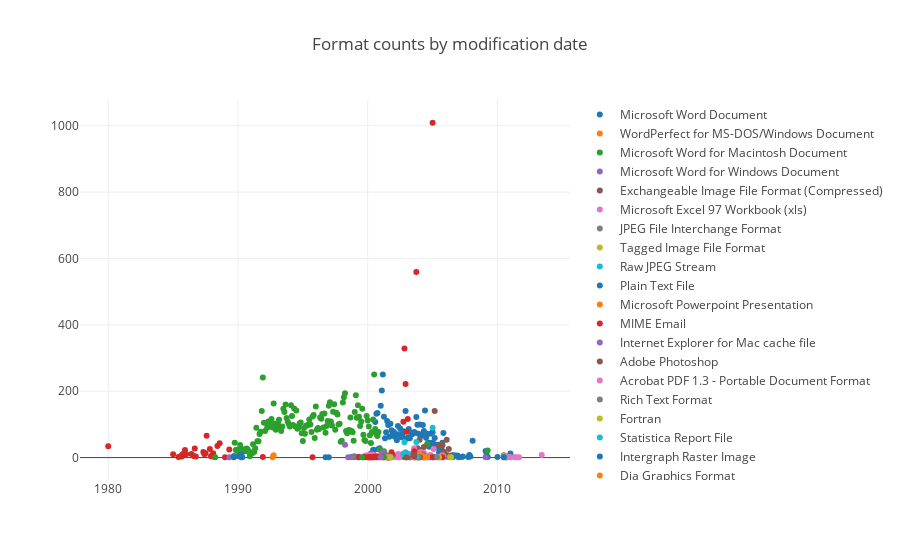

Notebook code for this chart:
### Code cell
data = []
f = 'FORMAT_NAME'
for puid in files[f].unique():
    filtered = unique_files[unique_files[f] == puid]
    filtered = filtered['LAST_MODIFIED'].dt.strftime('%Y-%m').value_counts().sort_index()
    filtered = filtered.reset_index()
    filtered = filtered[filtered['index'] < '2014-01']
    data.append(go.Scatter(x=filtered['index'], y=filtered['LAST_MODIFIED'], name=puid, mode='markers'))
layout = go.Layout(
    legend={'orientation': 'v'}, title="Format counts by modification date")
fig = go.Figure(data=data, layout=layout)
iplot(fig, filename='pandas-time-series')

### Figure 1 — Plotly figure (JSON) as saved in the notebook; plotly's stock layout.template omitted (floating-point values rounded to 4 significant figures; data arrays with more than 128 entries replaced by an {"elided": "..."} marker saying what was removed)
{"data": [{"mode": "markers", "name": "Microsoft Word Document", "type": "scatter", "uid": "16f75349-2c0c-4dd4-97e6-75c3ec5ac12c", "x": ["1996-10", "1998-10", "1998-12", "1999-01", "1999-04", "1999-05", "1999-11", "2000-03", "2000-04", "2000-05", "2000-06", "2000-07", "2000-08", "2000-09", "2000-10", "2000-11", "2000-12", "2001-01", "2001-02", "2001-03", "2001-04", "2001-05", "2001-06", "2001-07", "2001-08", "2001-09", "2001-10", "2001-11", "2001-12", "2002-01", "2002-02", "2002-03", "2002-04", "2002-05", "2002-06", "2002-07", "2002-08", "2002-09", "2002-10", "2002-11", "2002-12", "2003-01", "2003-02", "2003-03", "2003-04", "2003-05", "2003-06", "2003-07", "2003-08", "2003-09", "2003-10", "2003-11", "2003-12", "2004-01", "2004-02", "2004-03", "2004-04", "2004-05", "2004-06", "2004-07", "2004-08", "2004-09", "2004-10", "2004-11", "2004-12", "2005-01", "2005-02", "2005-03", "2005-04", "2005-05", "2005-06", "2005-07", "2005-08", "2005-09", "2005-10", "2005-11", "2005-12", "2006-01", "2006-02", "2006-03", "2006-04", "2006-05", "2006-06", "2006-07", "2006-08", "2006-09", "2006-12", "2007-01", "2007-04", "2007-05", "2007-10", "2007-11", "2007-12", "2008-02", "2009-02", "2009-03", "2009-04", "2010-01", "2010-07", "2010-08", "2010-09", "2010-10", "2010-11", "2010-12", "2011-01"], "y": [1, 2, 2, 3, 1, 1, 1, 4, 12, 7, 23, 23, 107, 132, 134, 26, 28, 156, 202, 250, 123, 58, 76, 110, 98, 63, 102, 82, 70, 78, 63, 71, 52, 95, 70, 88, 61, 65, 79, 78, 140, 57, 60, 86, 58, 75, 70, 73, 77, 75, 122, 99, 72, 100, 65, 69, 98, 80, 142, 60, 72, 45, 33, 72, 45, 76, 42, 59, 30, 37, 38, 16, 16, 27, 45, 74, 12, 3, 4, 3, 4, 4, 3, 7, 2, 7, 6, 1, 2, 3, 2, 8, 3, 51, 20, 8, 2, 2, 6, 1, 1, 1, 3, 2, 12]}, {"mode": "markers", "name": "WordPerfect for MS-DOS/Windows Document", "type": "scatter", "uid": "93567289-8ea3-4047-89c7-fc0b5e01906f", "x": ["2000-12"], "y": [1]}, {"mode": "markers", "name": "Microsoft Word for Macintosh Document", "type": "scatter", "uid": "fa20f247-7024-4063-9d2b-a97f1687800c", "x": {"elided": "151 str values"}, "y": {"elided": "151 int values"}}, {"mode": "markers", "name": "nan", "type": "scatter", "uid": "ea26a771-1ff7-4fe6-b2c3-174d7b331be1", "x": [], "y": []}, {"mode": "markers", "name": "Microsoft Word for Windows Document", "type": "scatter", "uid": "34f8fece-74ae-4c55-b4bf-58e404ec20e3", "x": ["1998-04", "1998-07", "1998-12", "1999-01"], "y": [39, 1, 3, 2]}, {"mode": "markers", "name": "Exchangeable Image File Format (Compressed)", "type": "scatter", "uid": "c5acf427-31d0-4db7-85d2-0f6c18dec179", "x": ["2001-08", "2003-01", "2003-09", "2003-10", "2003-11", "2003-12", "2004-01", "2004-02", "2004-05", "2004-06", "2005-03", "2005-07", "2005-10", "2005-11", "2006-02", "2006-03", "2006-04"], "y": [2, 1, 1, 8, 28, 1, 54, 23, 32, 1, 140, 37, 37, 18, 54, 7, 26]}, {"mode": "markers", "name": "Microsoft Excel 97 Workbook (xls)", "type": "scatter", "uid": "9f042ee6-f3ba-43bd-9f52-9e4c63e957b1", "x": ["1999-11", "1999-12", "2000-01", "2000-02", "2000-03", "2000-04", "2000-05", "2000-06", "2000-07", "2000-08", "2000-09", "2000-10", "2000-11", "2000-12", "2001-01", "2001-02", "2001-03", "2001-04", "2001-05", "2001-07", "2001-08", "2001-11", "2001-12", "2002-01", "2002-02", "2002-04", "2002-05", "2002-06", "2002-08", "2002-11", "2002-12", "2003-01", "2003-02", "2003-03", "2003-05", "2003-08", "2003-09", "2003-10", "2003-11", "2003-12", "2004-01", "2004-02", "2004-03", "2004-04", "2004-05", "2004-06", "2004-08", "2004-10", "2004-11", "2005-02", "2005-07", "2005-08", "2005-09", "2005-10", "2005-11"], "y": [6, 5, 2, 8, 7, 1, 9, 8, 4, 2, 1, 3, 6, 2, 2, 4, 4, 1, 6, 1, 4, 8, 4, 2, 6, 2, 11, 1, 9, 14, 1, 2, 12, 3, 11, 28, 5, 4, 13, 8, 2, 17, 5, 1, 14, 1, 6, 2, 8, 26, 1, 1, 1, 7, 4]}, {"mode": "markers", "name": "JPEG File Interchange Format", "type": "scatter", "uid": "11bf0e93-b895-4e84-847a-e69bc963475f", "x": ["2003-01", "2003-02", "2003-08", "2003-09", "2003-10", "2003-11", "2004-01", "2004-03", "2004-04", "2004-05", "2004-10", "2005-01"], "y": [8, 5, 6, 3, 1, 5, 1, 5, 11, 1, 1, 1]}, {"mode": "markers", "name": "Tagged Image File Format", "type": "scatter", "uid": "9fded2f4-9e9c-465e-b60b-d19245793837", "x": ["2003-03"], "y": [1]}, {"mode": "markers", "name": "Raw JPEG Stream", "type": "scatter", "uid": "9e6e3a1a-9217-4ebd-b3d3-a4d29cd4b142", "x": ["2002-12", "2003-11"], "y": [1, 1]}, {"mode": "markers", "name": "Plain Text File", "type": "scatter", "uid": "59617e6b-8f4f-407a-8035-e734aa1235cd", "x": ["2005-03"], "y": [1]}, {"mode": "markers", "name": "Microsoft Powerpoint Presentation", "type": "scatter", "uid": "a345fbb7-4970-41e6-98b5-e16abee82601", "x": ["2003-10", "2003-11", "2004-04", "2004-06", "2005-10", "2006-05", "2006-06"], "y": [6, 2, 3, 2, 2, 2, 1]}, {"mode": "markers", "name": "Macintosh PICT Image", "type": "scatter", "uid": "7abb923a-3b0c-4b33-8d9e-41fe8b84c50f", "x": [], "y": []}, {"mode": "markers", "name": "MIME Email", "type": "scatter", "uid": "ce9756ff-7132-4c7e-b36f-ab1d9801aceb", "x": ["2000-01", "2001-02", "2001-03", "2001-04", "2001-06", "2001-08", "2001-09", "2001-11", "2001-12", "2002-10", "2002-11", "2002-12", "2003-01", "2003-02", "2003-05", "2003-08", "2003-10", "2003-11", "2005-01"], "y": [1, 1, 2, 5, 1, 1, 2, 16, 7, 108, 329, 222, 78, 116, 5, 1, 559, 5, 1009]}, {"mode": "markers", "name": "Internet Explorer for Mac cache file", "type": "scatter", "uid": "ba8a6b5c-052c-433b-aaab-cbf6061e81a5", "x": ["2001-03", "2003-04", "2003-08"], "y": [15, 1, 1]}, {"mode": "markers", "name": "Adobe Photoshop", "type": "scatter", "uid": "c6cb526f-d02a-4b40-a73a-29dfab72331e", "x": ["2003-01", "2003-10", "2004-01"], "y": [9, 10, 3]}, {"mode": "markers", "name": "Acrobat PDF 1.3 - Portable Document Format", "type": "scatter", "uid": "5dc1dc30-2b3e-44a1-9179-6635b25d2b5f", "x": ["2003-08", "2003-11", "2010-07"], "y": [1, 4, 2]}, {"mode": "markers", "name": "Rich Text Format", "type": "scatter", "uid": "44836816-5c6b-4982-aaa0-38e1613872d8", "x": ["1998-12", "2000-06", "2001-05", "2001-08", "2001-09", "2001-10", "2004-01"], "y": [1, 1, 2, 2, 1, 1, 1]}, {"mode": "markers", "name": "Fortran", "type": "scatter", "uid": "4290745f-4514-4fa4-a40a-c97b5370ff7c", "x": ["2001-07", "2001-08", "2001-10", "2001-11"], "y": [3, 4, 1, 1]}, {"mode": "markers", "name": "Statistica Report File", "type": "scatter", "uid": "4f887426-2b3f-4a12-bc3c-6edd4d9a9619", "x": ["2001-08"], "y": [2]}, {"mode": "markers", "name": "Intergraph Raster Image", "type": "scatter", "uid": "adb2c281-f82a-4fe9-840c-cf759fd16277", "x": ["2001-07", "2001-08", "2001-10", "2001-11"], "y": [3, 4, 2, 3]}, {"mode": "markers", "name": "Dia Graphics Format", "type": "scatter", "uid": "00954df9-7a62-484c-b38d-208df2f4ebea", "x": ["2001-08", "2001-10"], "y": [1, 1]}, {"mode": "markers", "name": "Micrografx Designer", "type": "scatter", "uid": "e6a1901e-60c1-4f8e-818f-10469348d3c8", "x": ["2001-08"], "y": [1]}, {"mode": "markers", "name": "Multiple matches", "type": "scatter", "uid": "066cb8a6-8613-41e8-87df-45ba690406be", "x": ["1980-01", "1985-01", "1985-06", "1985-08", "1985-09", "1985-10", "1985-11", "1985-12", "1986-01", "1986-06", "1986-08", "1986-09", "1986-10", "1987-05", "1987-06", "1987-07", "1987-08", "1987-11", "1987-12", "1988-01", "1988-02", "1988-03", "1988-06", "1988-08", "1989-01", "1989-05", "1989-09", "1990-04", "1991-12", "1995-10", "1999-05", "1999-09", "1999-10", "2000-02", "2000-03", "2000-05", "2000-06", "2000-08", "2000-10", "2000-11", "2001-04", "2001-07", "2001-08", "2002-12", "2003-02", "2003-08", "2005-01", "2005-10"], "y": [34, 10, 2, 5, 3, 11, 9, 23, 10, 11, 5, 27, 3, 17, 10, 13, 66, 26, 4, 6, 13, 2, 35, 43, 1, 24, 1, 1, 2, 1, 2, 1, 2, 1, 1, 1, 1, 3, 1, 2, 1, 1, 1, 2, 3, 19, 1, 1]}, {"mode": "markers", "name": "Freelance File", "type": "scatter", "uid": "50ab983e-cc79-4c2a-a004-ab0a1b21254a", "x": ["1989-05", "2001-08"], "y": [1, 3]}, {"mode": "markers", "name": "Generic Library File", "type": "scatter", "uid": "6e028f73-3c89-450b-b9d5-156e72316825", "x": ["2001-08"], "y": [1]}, {"mode": "markers", "name": "SAP Document", "type": "scatter", "uid": "cc2936c8-66d7-4e70-b99f-ed7b9194b70c", "x": ["2001-07", "2001-08", "2001-10"], "y": [1, 2, 1]}, {"mode": "markers", "name": "Information or Setup File", "type": "scatter", "uid": "64e7695e-d41a-42d5-b512-87bd7d13e810", "x": ["2001-10"], "y": [1]}, {"mode": "markers", "name": "Ventura Publisher", "type": "scatter", "uid": "2d1e9b32-1cfa-4ef1-a540-a67a2d896cc6", "x": ["2001-10"], "y": [1]}, {"mode": "markers", "name": "Hypertext Markup Language", "type": "scatter", "uid": "a1e69abb-c37a-4942-b071-935c6e9120c4", "x": ["2002-10", "2002-11", "2002-12", "2003-01", "2003-02", "2003-10", "2005-01"], "y": [11, 46, 16, 8, 9, 47, 90]}, {"mode": "markers", "name": "Windows New Executable", "type": "scatter", "uid": "2b62edb3-e502-4925-9842-801c347d7a79", "x": ["1997-01"], "y": [1]}, {"mode": "markers", "name": "Acrobat PDF 1.4 - Portable Document Format", "type": "scatter", "uid": "3bc2668b-bdf2-4ec8-9750-6430ca73fa14", "x": ["2004-01", "2004-08", "2010-07"], "y": [11, 1, 7]}, {"mode": "markers", "name": "Preferred Executable Format", "type": "scatter", "uid": "0a6ebea0-f128-4429-b673-b934fa6ba86e", "x": ["1999-08", "2001-04"], "y": [1, 1]}, {"mode": "markers", "name": "PCX", "type": "scatter", "uid": "070cb9ff-022a-44a2-a3ab-42a4e25e161b", "x": ["2004-01"], "y": [1]}, {"mode": "markers", "name": "AppleDouble Resource Fork", "type": "scatter", "uid": "234a5588-3d45-4f30-b6f6-8778bd3de485", "x": ["2009-02"], "y": [1]}, {"mode": "markers", "name": "Graphics Interchange Format", "type": "scatter", "uid": "99df9237-d502-4b41-a393-2a5ad0947248", "x": ["2003-01", "2003-11"], "y": [1, 1]}, {"mode": "markers", "name": "Microsoft Word for Windows", "type": "scatter", "uid": "3eb7f652-5584-4ac5-9f17-953088ecf809", "x": ["2010-07", "2010-08", "2010-09", "2010-12", "2011-01", "2011-05", "2011-06", "2011-09", "2013-06"], "y": [2, 3, 1, 2, 1, 1, 1, 1, 8]}, {"mode": "markers", "name": "Comma Separated Values", "type": "scatter", "uid": "9f62d183-ddce-4a5f-8e41-cda907ffee62", "x": ["2003-12"], "y": [1]}, {"mode": "markers", "name": "OLE2 Compound Document Format", "type": "scatter", "uid": "93b38ade-56d0-4cde-8826-d98f18bab748", "x": ["2003-08", "2005-07"], "y": [4, 1]}, {"mode": "markers", "name": "Encapsulated PostScript File Format", "type": "scatter", "uid": "f30db5f2-3398-4bb6-b96d-3c401d9a3d69", "x": ["2003-10"], "y": [4]}, {"mode": "markers", "name": "Microsoft Word for MS-DOS Document", "type": "scatter", "uid": "03650ac5-a9ce-4300-8110-379cf88bc253", "x": ["1989-09", "1989-10", "1990-01", "1990-04", "1990-05"], "y": [4, 4, 5, 9, 1]}, {"mode": "markers", "name": "WordStar for MS-DOS Document", "type": "scatter", "uid": "4cc86d02-468f-49bd-9554-f817cd0b3297", "x": ["1992-09", "1992-10"], "y": [1, 7]}, {"mode": "markers", "name": "Adobe Illustrator", "type": "scatter", "uid": "7a6f120c-d65e-4207-86ee-6646dd51068f", "x": ["1988-04"], "y": [1]}, {"mode": "markers", "name": "Microsoft Word Document Template", "type": "scatter", "uid": "82a289dc-981b-464b-8da9-9e532c063afb", "x": ["2000-04", "2003-08"], "y": [1, 4]}, {"mode": "markers", "name": "Microsoft Word (Generic)", "type": "scatter", "uid": "83f9e99e-6e87-411f-8a45-240f7865f1d0", "x": ["2001-01"], "y": [1]}, {"mode": "markers", "name": "Windows Bitmap", "type": "scatter", "uid": "5bde9731-71ae-4d9e-8ee3-bc8b71cfd8c5", "x": ["2003-08"], "y": [8]}, {"mode": "markers", "name": "Microsoft Excel for Windows", "type": "scatter", "uid": "9fcb3eb7-de1d-4caf-842d-0a675b94a6e5", "x": ["2010-07"], "y": [2]}, {"mode": "markers", "name": "Windows Portable Executable", "type": "scatter", "uid": "f5fbd3d4-b87a-4b06-a565-d33e7a73f1d5", "x": ["2005-05"], "y": [1]}, {"mode": "markers", "name": "Acrobat PDF 1.5 - Portable Document Format", "type": "scatter", "uid": "fa6dba19-18b8-4262-8fa6-c1c61c7865e9", "x": ["2006-06", "2010-07"], "y": [1, 1]}, {"mode": "markers", "name": "Acrobat PDF 1.6 - Portable Document Format", "type": "scatter", "uid": "e804baf2-b946-475d-bdf6-9fe6f6952abe", "x": ["2010-07"], "y": [2]}, {"mode": "markers", "name": "Acrobat PDF 1.2 - Portable Document Format", "type": "scatter", "uid": "b246ae5d-5368-4b15-b4d5-9a3f15c68ec5", "x": ["2010-07"], "y": [1]}], "layout": {"legend": {"orientation": "v"}, "title": {"text": "Format counts by modification date"}}}
